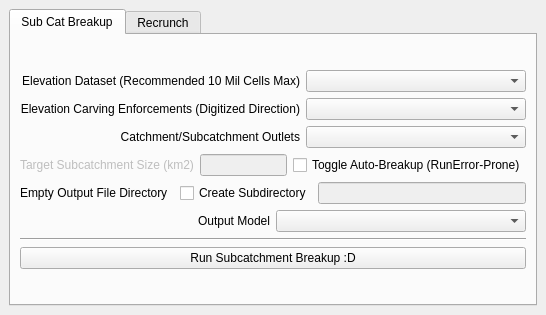
<?xml version="1.0" encoding="UTF-8"?>
<ui version="4.0">
 <class>Mydro</class>
 <widget class="QDockWidget" name="Mydro">
  <property name="geometry">
   <rect>
    <x>0</x>
    <y>0</y>
    <width>528</width>
    <height>315</height>
   </rect>
  </property>
  <property name="windowTitle">
   <string>QMydro V1.31</string>
  </property>
  <widget class="QWidget" name="dockWidgetContents">
   <layout class="QHBoxLayout" name="horizontalLayout_10">
    <item>
     <widget class="QTabWidget" name="Tabs">
      <property name="currentIndex">
       <number>0</number>
      </property>
      <widget class="QWidget" name="breakupTab">
       <attribute name="title">
        <string>Sub Cat Breakup</string>
       </attribute>
       <layout class="QVBoxLayout" name="verticalLayout_3">
        <item>
         <layout class="QVBoxLayout" name="verticalLayout">
          <item>
           <layout class="QHBoxLayout" name="horizontalLayout_5">
            <item>
             <widget class="QLabel" name="label_4">
              <property name="text">
               <string>Elevation Dataset (Recommended 10 Mil Cells Max)</string>
              </property>
              <property name="alignment">
               <set>Qt::AlignRight|Qt::AlignTrailing|Qt::AlignVCenter</set>
              </property>
             </widget>
            </item>
            <item>
             <widget class="QgsMapLayerComboBox" name="inputElevationFile">
              <property name="sizePolicy">
               <sizepolicy hsizetype="Maximum" vsizetype="Fixed">
                <horstretch>0</horstretch>
                <verstretch>0</verstretch>
               </sizepolicy>
              </property>
              <property name="minimumSize">
               <size>
                <width>220</width>
                <height>0</height>
               </size>
              </property>
              <property name="allowEmptyLayer">
               <bool>false</bool>
              </property>
              <property name="showCrs">
               <bool>true</bool>
              </property>
             </widget>
            </item>
           </layout>
          </item>
          <item>
           <layout class="QHBoxLayout" name="horizontalLayout">
            <item>
             <widget class="QLabel" name="label_3">
              <property name="text">
               <string>Elevation Carving Enforcements (Digitized Direction)</string>
              </property>
              <property name="alignment">
               <set>Qt::AlignRight|Qt::AlignTrailing|Qt::AlignVCenter</set>
              </property>
             </widget>
            </item>
            <item>
             <widget class="QgsMapLayerComboBox" name="inputCarveFile">
              <property name="sizePolicy">
               <sizepolicy hsizetype="Maximum" vsizetype="Fixed">
                <horstretch>0</horstretch>
                <verstretch>0</verstretch>
               </sizepolicy>
              </property>
              <property name="minimumSize">
               <size>
                <width>220</width>
                <height>0</height>
               </size>
              </property>
              <property name="allowEmptyLayer">
               <bool>true</bool>
              </property>
              <property name="showCrs">
               <bool>true</bool>
              </property>
             </widget>
            </item>
           </layout>
          </item>
          <item>
           <layout class="QHBoxLayout" name="horizontalLayout_2">
            <item>
             <widget class="QLabel" name="label_2">
              <property name="layoutDirection">
               <enum>Qt::LeftToRight</enum>
              </property>
              <property name="text">
               <string>Catchment/Subcatchment Outlets</string>
              </property>
              <property name="alignment">
               <set>Qt::AlignRight|Qt::AlignTrailing|Qt::AlignVCenter</set>
              </property>
             </widget>
            </item>
            <item>
             <widget class="QgsMapLayerComboBox" name="inputOutletsFile">
              <property name="sizePolicy">
               <sizepolicy hsizetype="Maximum" vsizetype="Fixed">
                <horstretch>0</horstretch>
                <verstretch>0</verstretch>
               </sizepolicy>
              </property>
              <property name="minimumSize">
               <size>
                <width>220</width>
                <height>0</height>
               </size>
              </property>
              <property name="showCrs">
               <bool>true</bool>
              </property>
             </widget>
            </item>
           </layout>
          </item>
          <item>
           <layout class="QHBoxLayout" name="horizontalLayout_3">
            <item>
             <widget class="QLabel" name="targetSizeLabel">
              <property name="enabled">
               <bool>false</bool>
              </property>
              <property name="text">
               <string>Target Subcatchment Size (km2)</string>
              </property>
             </widget>
            </item>
            <item>
             <widget class="QLineEdit" name="targetSubcatSize">
              <property name="enabled">
               <bool>false</bool>
              </property>
             </widget>
            </item>
            <item>
             <widget class="QCheckBox" name="toggleBreakup">
              <property name="text">
               <string>Toggle Auto-Breakup (RunError-Prone)</string>
              </property>
             </widget>
            </item>
           </layout>
          </item>
          <item>
           <layout class="QHBoxLayout" name="horizontalLayout_4">
            <item>
             <widget class="QLabel" name="label">
              <property name="text">
               <string>Empty Output File Directory</string>
              </property>
             </widget>
            </item>
            <item>
             <widget class="QgsFileWidget" name="outputDir">
              <property name="storageMode">
               <enum>QgsFileWidget::GetDirectory</enum>
              </property>
              <property name="options">
               <set>QFileDialog::ShowDirsOnly</set>
              </property>
             </widget>
            </item>
            <item>
             <widget class="QCheckBox" name="toggleGisSubdir">
              <property name="text">
               <string>Create Subdirectory</string>
              </property>
             </widget>
            </item>
            <item>
             <widget class="QLineEdit" name="gisSubdir">
              <property name="enabled">
               <bool>false</bool>
              </property>
             </widget>
            </item>
           </layout>
          </item>
          <item>
           <layout class="QHBoxLayout" name="horizontalLayout_16">
            <item>
             <widget class="QLabel" name="label_23">
              <property name="text">
               <string>Output Model</string>
              </property>
              <property name="alignment">
               <set>Qt::AlignRight|Qt::AlignTrailing|Qt::AlignVCenter</set>
              </property>
             </widget>
            </item>
            <item>
             <widget class="QComboBox" name="modelType"/>
            </item>
           </layout>
          </item>
          <item>
           <widget class="Line" name="line">
            <property name="orientation">
             <enum>Qt::Horizontal</enum>
            </property>
           </widget>
          </item>
          <item>
           <widget class="QPushButton" name="processAlgs">
            <property name="text">
             <string>Run Subcatchment Breakup :D</string>
            </property>
           </widget>
          </item>
         </layout>
        </item>
       </layout>
      </widget>
      <widget class="QWidget" name="Recrunch">
       <attribute name="title">
        <string>Recrunch</string>
       </attribute>
       <layout class="QVBoxLayout" name="verticalLayout_4">
        <item>
         <layout class="QVBoxLayout" name="verticalLayout_2">
          <item>
           <layout class="QHBoxLayout" name="horizontalLayout_6">
            <item>
             <widget class="QLabel" name="RecrunchSubcatsLabel">
              <property name="layoutDirection">
               <enum>Qt::LeftToRight</enum>
              </property>
              <property name="text">
               <string>Subcats - ID, Area, HS, I, DS</string>
              </property>
              <property name="alignment">
               <set>Qt::AlignRight|Qt::AlignTrailing|Qt::AlignVCenter</set>
              </property>
             </widget>
            </item>
            <item>
             <widget class="QgsMapLayerComboBox" name="RecrunchSub">
              <property name="sizePolicy">
               <sizepolicy hsizetype="Maximum" vsizetype="Fixed">
                <horstretch>0</horstretch>
                <verstretch>0</verstretch>
               </sizepolicy>
              </property>
              <property name="minimumSize">
               <size>
                <width>220</width>
                <height>0</height>
               </size>
              </property>
              <property name="showCrs">
               <bool>true</bool>
              </property>
             </widget>
            </item>
           </layout>
          </item>
          <item>
           <layout class="QHBoxLayout" name="horizontalLayout_7">
            <item>
             <widget class="QLabel" name="RecrunchStreamsLabel">
              <property name="text">
               <string>Main Streams Layer - ID, Length, Sc</string>
              </property>
              <property name="alignment">
               <set>Qt::AlignRight|Qt::AlignTrailing|Qt::AlignVCenter</set>
              </property>
             </widget>
            </item>
            <item>
             <widget class="QgsMapLayerComboBox" name="RecrunchStreams">
              <property name="sizePolicy">
               <sizepolicy hsizetype="Maximum" vsizetype="Fixed">
                <horstretch>0</horstretch>
                <verstretch>0</verstretch>
               </sizepolicy>
              </property>
              <property name="minimumSize">
               <size>
                <width>220</width>
                <height>0</height>
               </size>
              </property>
              <property name="allowEmptyLayer">
               <bool>true</bool>
              </property>
              <property name="showCrs">
               <bool>true</bool>
              </property>
             </widget>
            </item>
           </layout>
          </item>
          <item>
           <layout class="QHBoxLayout" name="horizontalLayout_9">
            <item>
             <widget class="QLabel" name="label_8">
              <property name="text">
               <string>Target Hydrologic Model</string>
              </property>
              <property name="alignment">
               <set>Qt::AlignRight|Qt::AlignTrailing|Qt::AlignVCenter</set>
              </property>
             </widget>
            </item>
            <item>
             <widget class="QComboBox" name="RecrunchModelType"/>
            </item>
           </layout>
          </item>
          <item>
           <layout class="QHBoxLayout" name="horizontalLayout_8">
            <item>
             <widget class="QLabel" name="label_7">
              <property name="text">
               <string>Output File Directory</string>
              </property>
             </widget>
            </item>
            <item>
             <widget class="QgsFileWidget" name="ReCrunchOutputDir">
              <property name="storageMode">
               <enum>QgsFileWidget::GetDirectory</enum>
              </property>
              <property name="options">
               <set>QFileDialog::ShowDirsOnly</set>
              </property>
             </widget>
            </item>
           </layout>
          </item>
          <item>
           <widget class="QPushButton" name="runRecrunch">
            <property name="text">
             <string>Recrunch Model Files</string>
            </property>
           </widget>
          </item>
         </layout>
        </item>
       </layout>
      </widget>
     </widget>
    </item>
   </layout>
  </widget>
 </widget>
 <customwidgets>
  <customwidget>
   <class>QgsFileWidget</class>
   <extends>QWidget</extends>
   <header>qgsfilewidget.h</header>
  </customwidget>
  <customwidget>
   <class>QgsMapLayerComboBox</class>
   <extends>QComboBox</extends>
   <header>qgsmaplayercombobox.h</header>
  </customwidget>
 </customwidgets>
 <resources/>
 <connections/>
</ui>
